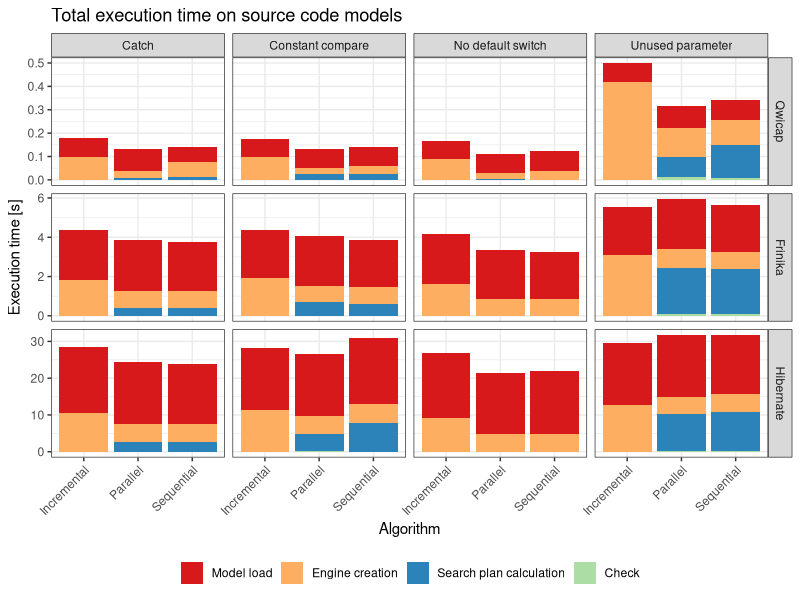
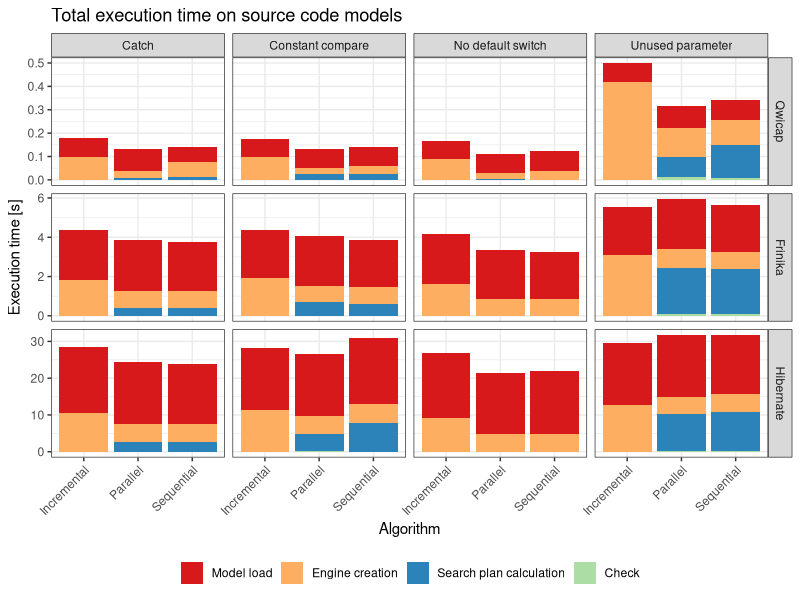

Recreate these plots in R, in order.
library(ggplot2)
library(plyr)
library(gdata)
library(RColorBrewer)

brewer.cols = brewer.pal(n = 4, name = "Spectral")
brewer.cols = c("#D7191C", "#FDAE61", "#2B83BA", "#ABDDA4")
#brewer.cols = c("#D7191C", "#ABDDA4", "#2B83BA", "#FDAE61")


df = read.csv("ls_codemodel.csv")
df$Value = df$Value / 10^9

#df[df == 0] = NA

df = arrange(df, Artifact, Case, Phase)

phases = c("Model load", "Engine creation", "Search plan calculation", "Check")
artifacts = c("Qwicap", "Frinika", "Hibernate")

df$Phase = reorder.factor(df$Phase, new.order=phases)
df = arrange(df, Phase)

df$Artifact = reorder.factor(df$Artifact, new.order=artifacts)
df = arrange(df, Artifact)


ggplot(data=df, aes(x=Tool, y=Value, fill=Phase)) +
    geom_bar(stat="identity") +
    #geom_bar(stat="identity", position="dodge") + scale_y_log10() +
    facet_grid(Artifact ~ Case, scales="free_y") +
    theme_bw() +
    theme(legend.key=element_blank(), legend.title=element_blank(), legend.position="bottom", axis.text.x=element_text(angle=45, hjust=1)) +
    labs(title="Total execution time on source code models", x="Algorithm", y="Execution time [s]") +
    scale_fill_manual(values=brewer.cols)
ggsave("diagrams/code_model.pdf", width=210, height=297, units="mm")
